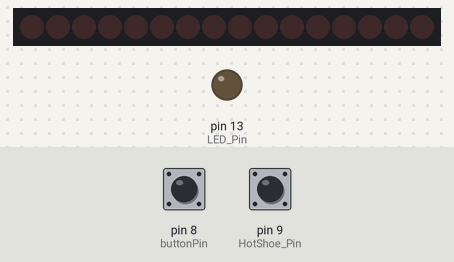
Bench run of a sketch on a simulated Arduino Uno, built with avr-gcc and run on an emulated ATmega328P. Parts: 16 shift-register outputs drawn as a row of LEDs (first output left, lit = HIGH), output pins drawn as LEDs (lit = HIGH). Wiring (inferred from the names in the program): 2 × shift register (74HC595): data pin 12; shift clock pin 10; latch pin 11. Wiring (inferred from the signals the program sends): row of LEDs: on Q0, Q1, Q2, Q3, Q4, Q5, Q6, Q7, Q8, Q9, Q10, Q11, Q12, Q13, Q14, Q15. The test bench sets the inputs (shaded band); at power-on: pin 8 (buttonPin) LOW, pin 9 (HotShoe_Pin) HIGH. Pins used as bus, display or sensor lines are not drawn.

Above: at 1.2 s.
1.3 s: pin 8 (buttonPin) pulled HIGH for 1 s
At 1.31 s:
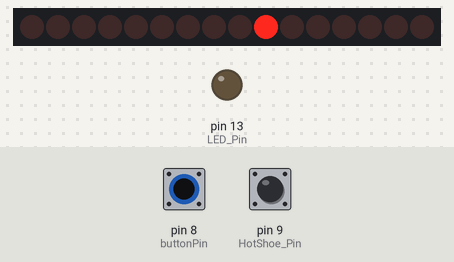
3.8 s: pin 9 (HotShoe_Pin) pulled LOW for 3.2 s
At 7.8 s:
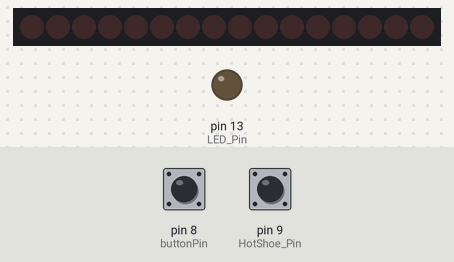
8.5 s: pin 8 (buttonPin) pulled HIGH for 3.2 s
At 8.83 s:
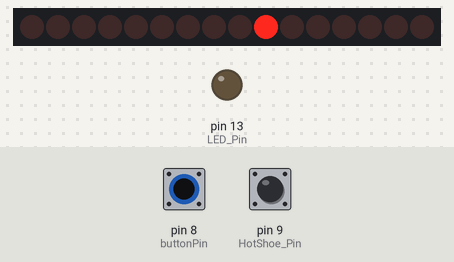
Timing chart, 0 to 13.0 s (numbered marks = the images above; inputs shaded):
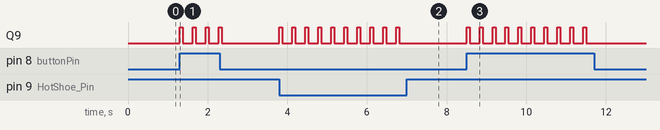

The sketch:

Portable_RTI.ino
```cpp
// Code for a prototype portable RTI rig
// Joe Rowley, August 2014 for Prof. James Davis
// at the University of California, Santa Cruz.
// Using an Arduino Micro, 2 8-bit Shift Registers
// 10 mosfets, 10 Cree MRK 12V, 700ma LEDs
// 12V Regulator, 4 CR123A 3.2V batteries
// I should have some constant current limited but don't
// [really don't do that... it's a bad idea not to have a limiter on it]
// 3.5mm Female jack is used as an on/off switch and as an input for the hotshoe
// Contact joer14@gmail.com if you have any questions.

///////////////////
//////Options/////
/////////////////

int lightDuration = 75;
// How long do you want the LEDs to be on for, measured in milliseconds
// T3i shoots at 5FPS, so a little less than 200ms is the max time in theory for that camera
// however we also add debouncing time in the main loop, so look out for that.

// Ring Flash Mode
// 1 => fire all of the lights on the first photo (total of 11 photos)
// 0 => 1 LED per photo, 10 photos.
int ringFlashFirst = 1;


int latchPin = 11;
int clockPin = 10;
int dataPin = 12;
const int HotShoe_Pin = 9;
const int buttonPin = 8;
int count = 1;
const int LED_Pin = 13;


void setup() {
  pinMode(latchPin, OUTPUT);
  pinMode(clockPin, OUTPUT);
  pinMode(dataPin, OUTPUT);
  pinMode(HotShoe_Pin, INPUT);
  pinMode(LED_Pin, OUTPUT);
  digitalWrite(HotShoe_Pin,HIGH);
  digitalWrite(LED_Pin, LOW);

  //Zero everything so you don't have any lights stuck on.
  //
  dip(0,0);

  if(ringFlashFirst){
    count=0;
  }
}


void dip(int val, int val2){
  //val =0b11111111;
  //First output the second shift register value, then the first one.
  digitalWrite(latchPin, LOW);
  shiftOut(dataPin, clockPin, MSBFIRST, val2);
  shiftOut(dataPin, clockPin, MSBFIRST, val);

  digitalWrite(latchPin, HIGH);
};

void dipDelay( int val, int val2, int delayTime){
  dip(val, val2);
  delay(delayTime);
  dip(0,0);
};


void loop() {

 //wait until the hotshoe triggers or the button is pushed

 while(digitalRead(HotShoe_Pin)==LOW || digitalRead(buttonPin)==HIGH){

   // I use a switch because it is simple and easy to play with,
   // but really could use a loop, bit shifting,
   // any number of more elegant solutions.

   switch (count) {

    case 0:
      dipDelay(0,2,lightDuration);
      delay(200);
    break;
    case 1:
      dipDelay(1,0,lightDuration);
      break;
    case 2:
      dipDelay(2,0,lightDuration);
      break;
    case 3:
      dipDelay(4,0,lightDuration);
      break;
    case 4:
      dipDelay(8,0,lightDuration);
      break;
    case 5:
      dipDelay(16,0,lightDuration);
      break;
    case 6:
      dipDelay(32,0,lightDuration);
      break;
    case 7:
      dipDelay(64,0,lightDuration);
      break;
    case 8:
      dipDelay(128,0,lightDuration);
      break;
    case 9:
      dipDelay(0,1,100);
      break;
    case 10:
      dipDelay(255,255,50);

      break;

    default:
      dipDelay(0,0,lightDuration);
  }
  if (count<11) {
    count=count++;
  }
  //debounce delay
  //50 ms delay for debouncing. might not be necessary.
  delay(50);

  //if count ==11 and ring flash first, then count = 0;
  if(count == 11) count = (ringFlashFirst) ? 0 : 1;
 };
}
```

Measured:
- after the input at 1.3 s, Q9: alternates HIGH for 0.08 s and LOW for 0.25 s, 8 changes in all, then stays LOW, starting at once
- after the input at 3.8 s, Q9: alternates HIGH for 0.08 s and LOW for 0.25 s, 20 changes in all, then stays LOW, starting at once
- after the input at 8.5 s, Q9: alternates HIGH for 0.08 s and LOW for 0.25 s, 20 changes in all, then stays LOW, starting at once
